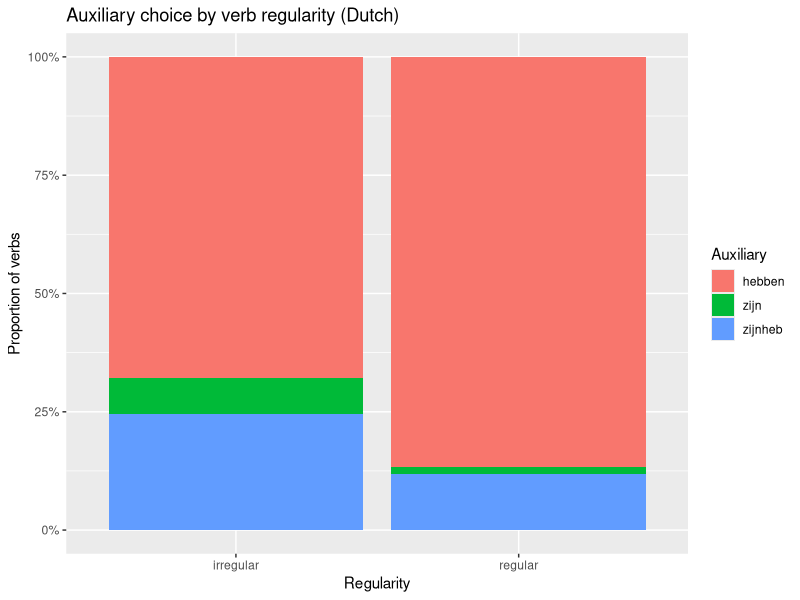

R code for this plot:
#== Homework 1 =====================================
# LING10 Statistics for Linguistics
# Dartmouth College. January 25, 2026
# Aynura Erejepbaeva

#Assigning dutch-freq.csv file to a variable
dutchFile = "dutch_freq.csv"
dutch <- read.csv("dutch_freq.csv", header = TRUE, sep = ",")

#string and tables
str(dutch)
table(dutch$Regularity, useNA = "ifany")
table(dutch$Auxiliary, useNA = "ifany")

# 3) categorical
dutch$Regularity <- as.factor(dutch$Regularity)
dutch$Auxiliary  <- as.factor(dutch$Auxiliary)

# 4) Core relationship
tab <- table(dutch$Regularity, dutch$Auxiliary)
tab

# 5) within each Regularity, what % are each Auxiliary?
prop_by_reg <- prop.table(tab, margin = 1)
round(prop_by_reg, 3)

# 6) within each Auxiliary, what % are regular/irregular?
prop_by_aux <- prop.table(tab, margin = 2)
round(prop_by_aux, 3)

# 7) Chi-square test of association (typical for two categorical variables)
chisq.test(tab)

#install.packages("ggplot2")  #We don't have to run over and over again
library(ggplot2)

#ggplot
ggplot(dutch, aes(x = Regularity, fill = Auxiliary)) +
  geom_bar(position = "fill") +  # "fill" makes it proportions (0 to 1)
  scale_y_continuous(labels = scales::percent_format()) +
  labs(
    x = "Regularity",
    y = "Proportion of verbs",
    fill = "Auxiliary",
    title = "Auxiliary choice by verb regularity (Dutch)"
  )
